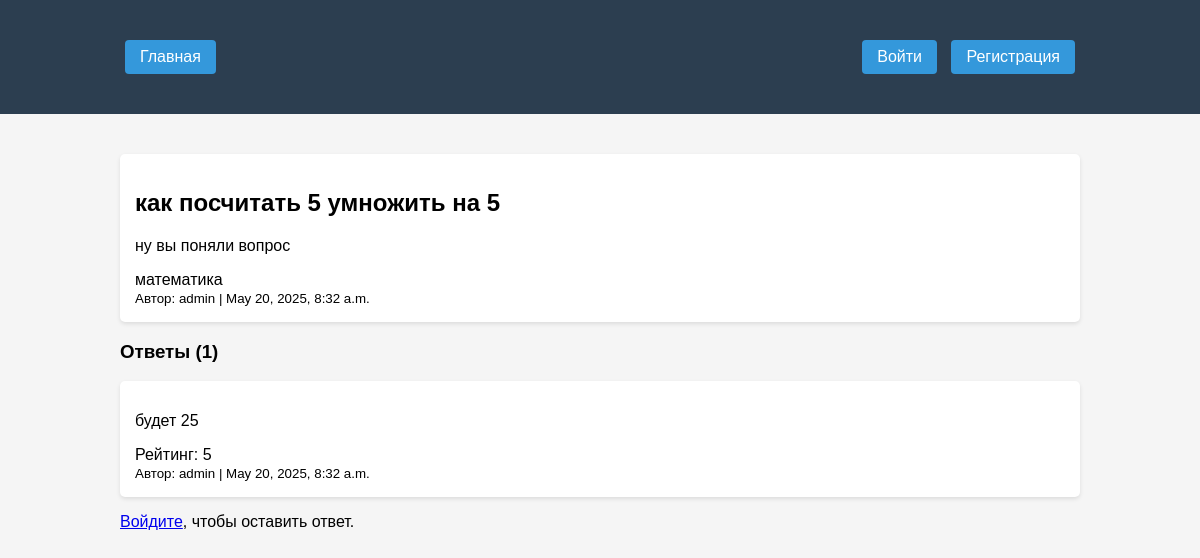
Screenshot of /question/1/ with the database file from the repository.
### qa/models.py (models this page shows, shortened)
class Question(models.Model):
    title = models.CharField(max_length=200)
    content = models.TextField()
    author = models.ForeignKey(User, on_delete=models.CASCADE)
    created_at = models.DateTimeField(auto_now_add=True)
    updated_at = models.DateTimeField(auto_now=True)
    tags = models.ManyToManyField(Tag)

class Tag(models.Model):
    name = models.CharField(max_length=50, unique=True)

class Answer(models.Model):
    question = models.ForeignKey(Question, on_delete=models.CASCADE, related_name='answers')
    content = models.TextField()
    author = models.ForeignKey(User, on_delete=models.CASCADE)
    created_at = models.DateTimeField(auto_now_add=True)
    updated_at = models.DateTimeField(auto_now=True)
    rating = models.IntegerField(default=0)

### qa/views.py (the view)
# urls.py: path('question/<int:question_id>/', views.question_detail, name='question_detail'),
def question_detail(request, question_id):
    question = get_object_or_404(Question, pk=question_id)
    answers = question.answers.all().order_by('-rating', '-created_at')
    if request.method == 'POST' and request.user.is_authenticated:
        form = AnswerForm(request.POST)
        if form.is_valid():
            answer = form.save(commit=False)
            answer.question = question
            answer.author = request.user
            answer.save()
            return redirect('question_detail', question_id=question.id)
    else:
        form = AnswerForm()
    return render(request, 'qa/question_detail.html', {
        'question': question,
        'answers': answers,
        'form': form
    })

### qa/templates/qa/question_detail.html (shortened to what this page needs)
{% extends 'qa/base.html' %}
{% block content %}
    <div class="question">
        <h2>{{ question.title }}</h2>
        <p>{{ question.content }}</p>
        <div class="tags">
            {% for tag in question.tags.all %}
                <span class="tag">{{ tag.name }}</span>
            {% endfor %}
        </div>
        <small>Автор: {{ question.author.username }} | {{ question.created_at }}</small>
    </div>
    <h3>Ответы ({{ answers.count }})</h3>
    {% for answer in answers %}
        <div class="answer">
            <p>{{ answer.content }}</p>
            <div class="rating">Рейтинг: {{ answer.rating }}</div>
            <small>Автор: {{ answer.author.username }} | {{ answer.created_at }}</small>
        </div>
    {% endfor %}
    {% if user.is_authenticated %}
        <h3>Ваш ответ</h3>
        <form method="post">
            {% csrf_token %}
            {{ form.as_p }}
            <button type="submit" class="btn">Отправить ответ</button>
        </form>
    {% else %}
        <p><a href="{% url 'admin:login' %}">Войдите</a>, чтобы оставить ответ.</p>
    {% endif %}
{% endblock %}

### qa/templates/qa/base.html (style rules this page uses)
body { font-family: Arial, sans-serif; margin: 0; padding: 0; background-color: #f5f5f5; }
.question, .answer { background: white; padding: 15px; margin-bottom: 15px; border-radius: 5px; box-shadow: 0 2px 4px rgba(0,0,0,0.1); }

### rows the page displays
Question: title "как посчитать 5 умножить на 5", content "ну вы поняли вопрос", author.username "admin", created_at "May 20, 2025, 8:32 a.m."
Tag: name "математика"
Answer: content "будет 25", rating "5", author.username "admin", created_at "May 20, 2025, 8:32 a.m."

### other values shown
{{ answers.count }} "1"
